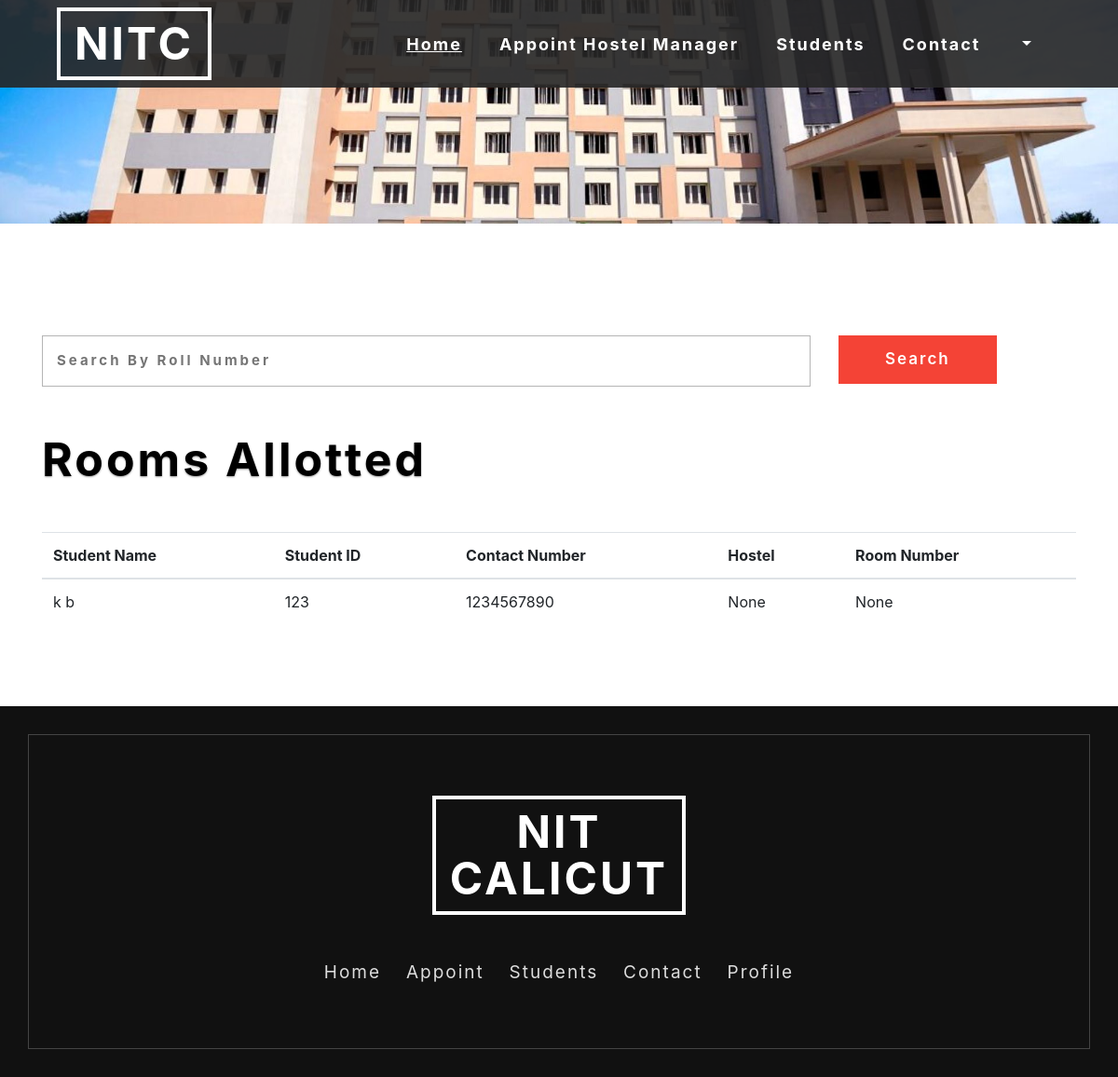
Before: /admin/students.php with the older database file.
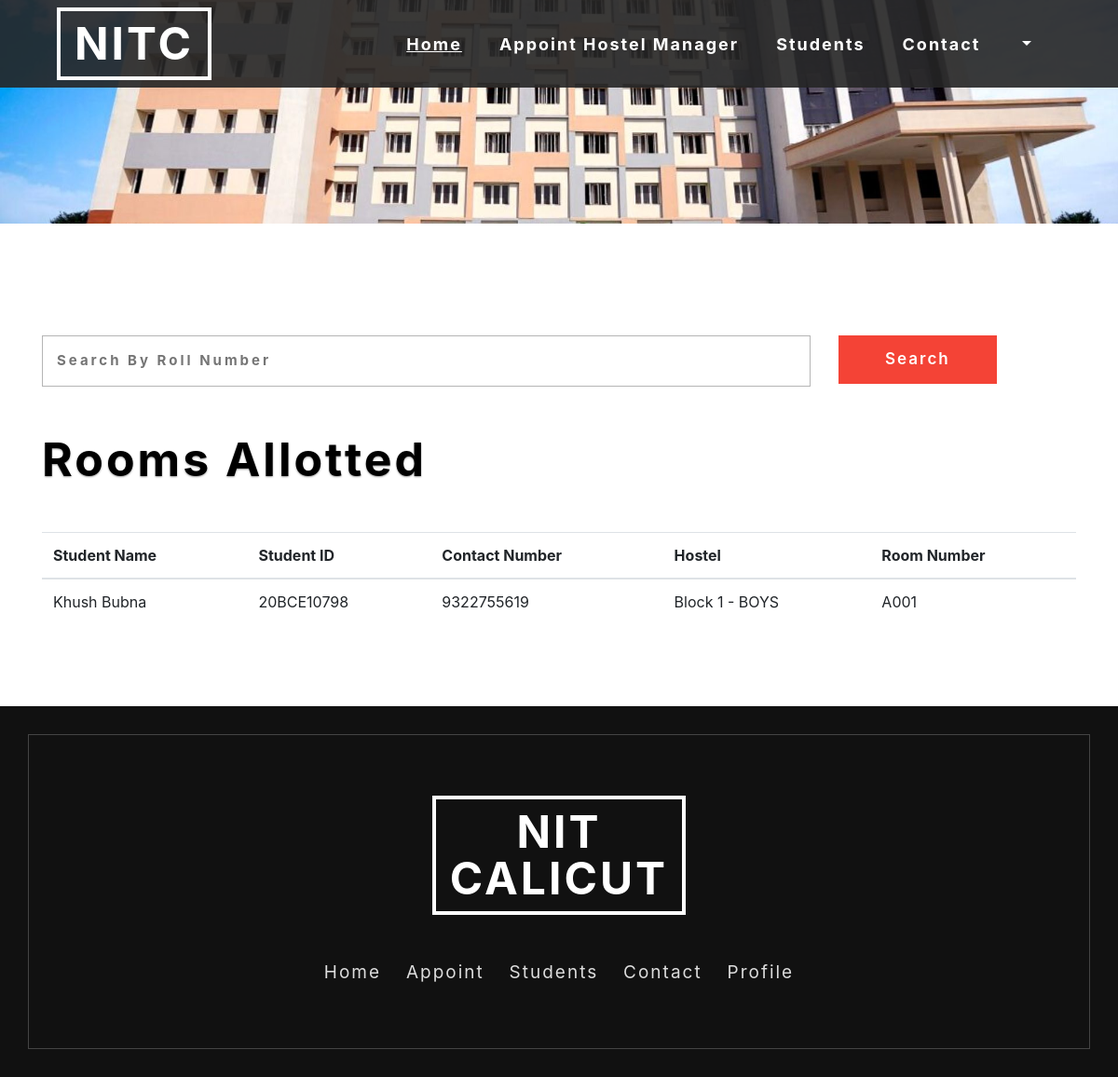
After: the same page with the newer database file.
### tables this page shows
CREATE TABLE `student` (
  `Student_id` varchar(255) NOT NULL,
  `Fname` varchar(255) NOT NULL,
  `Lname` varchar(255) NOT NULL,
  `Mob_no` varchar(255) NOT NULL,
  `Dept` varchar(255) NOT NULL,
  `Year_of_study` varchar(255) NOT NULL,
  `Pwd` longtext NOT NULL,
  `Hostel_id` int DEFAULT NULL,
  `Room_id` int DEFAULT NULL
);

CREATE TABLE `hostel` (
  `Hostel_id` int NOT NULL,
  `Hostel_name` varchar(255) NOT NULL,
  `current_no_of_rooms` varchar(255) DEFAULT NULL,
  `No_of_rooms` varchar(255) DEFAULT NULL,
  `No_of_students` varchar(255) DEFAULT NULL
);

CREATE TABLE `room` (
  `Room_id` int NOT NULL,
  `Hostel_id` int NOT NULL,
  `Room_No` varchar(10) NOT NULL,
  `Allocated` tinyint(1) DEFAULT '0'
);

### admin/students.php (the view, shortened to what this page needs)
<!DOCTYPE html>
<html lang="en">
<head>
	<link rel="stylesheet" href="../web_home/css_home/bootstrap.css">
	<link rel="stylesheet" href="../web_home/css_home/style.css" type="text/css" media="all" />
	<link rel="stylesheet" href="../web_home/css_home/fontawesome-all.css">
</head>
<body>
<div class="inner-page-banner" id="home">
	<header>
		<div class="container agile-banner_nav">
			<nav class="navbar navbar-expand-lg navbar-light bg-light">
				<h1><a class="navbar-brand" href="admin_home.php">NITC <span class="display"> </span></a></h1>
				<div class="collapse navbar-collapse justify-content-center" id="navbarSupportedContent">
					<ul class="navbar-nav ml-auto">
						<li class="nav-item active">
							<a class="nav-link" href="admin_home.php">Home <span class="sr-only">(current)</span></a>
						</li>
						<li class="nav-item">
							<a class="nav-link" href="create_hm.php">Appoint Hostel Manager</a>
						</li>
						<li class="nav-item">
							<a class="nav-link" href="students.php">Students</a>
						</li>
						<li class="nav-item">
							<a class="nav-link" href="admin_contact.php">Contact</a>
						</li>
			            <li class="dropdown nav-item">
						<a href="#" class="dropdown-toggle nav-link" data-toggle="dropdown"><?php echo $_SESSION['username']; ?>
						</a>
					</li>
					</ul>
				</div>
			</nav>
		</div>
	</header>
</div>
<br><br><br>
<section class="contact py-5">
	<div class="container">
			<div class="mail_grid_w3l">
				<form action="students.php" method="post">
					<div class="row">
					        <div class="col-md-9">
							<input type="text" placeholder="Search by Roll Number" name="search_box">
							</div>
							<div class="col-md-3">
							<input type="submit" value="Search" name="search"></input>
							</div>
					</div>
				</form>
			</div>
	</div>
</section>
<div class="container">
<h2 class="heading text-capitalize mb-sm-5 mb-4"> Rooms Allotted </h2>
<?php
   $query1 = "SELECT * FROM Student";
   $result1 = mysqli_query($conn,$query1);
?>
  <table class="table table-hover">
    <thead>
      <tr>
        <th>Student Name</th>
        <th>Student ID</th>
        <th>Contact Number</th>
        <th>Hostel</th>
        <th>Room Number</th>
      </tr>
    </thead>
    <tbody>
    <?php
      if(mysqli_num_rows($result1)==0){
         echo '<tr><td colspan="4">No Rows Returned</td></tr>';
      }
      else{
      	while($row1 = mysqli_fetch_assoc($result1)){
            $room_id = $row1['Room_id'];
            $HID = $row1['Hostel_id'];
            $query7 = "SELECT * FROM Room WHERE Room_id = '$room_id'";
            $result7 = mysqli_query($conn,$query7);
            $row7 = mysqli_fetch_assoc($result7);
            $room_no = $row7['Room_No'];
            $query99 = "SELECT * FROM Hostel WHERE Hostel_id = '$HID'";
            $result99 = mysqli_query($conn,$query99);
            $row99 = mysqli_fetch_assoc($result99);
            $HNM = $row99['Hostel_name'];
            if (!$HNM) {
              $HNM='None';
            }
            if(!$room_no){
              $room_no='None';
            }
            $student_name = $row1['Fname']." ".$row1['Lname'];
      		echo "<tr><td>{$student_name}</td><td>{$row1['Student_id']}</td><td>{$row1['Mob_no']}</td><td>{$HNM}</td><td>{$room_no}</td></tr>\n";
      	}
      }
    ?>
    </tbody>
  </table>
</div>
<br>
<br>
<br>
<footer class="py-5">
	<div class="container py-md-5">
		<div class="footer-logo mb-5 text-center">
			<a class="navbar-brand" href="http://www.nitc.ac.in/" target="_blank">NIT <span class="display"> CALICUT</span></a>
		</div>
		<div class="footer-grid">
			<div class="list-footer">
				<ul class="footer-nav text-center">
					<li>
						<a href="admin_home.php">Home</a>
					</li>
					<li>
						<a href="create_hm.php">Appoint</a>
					</li>
					<li>
						<a href="students.php">Students</a>
					</li>
					<li>
						<a href="admin_contact.php">Contact</a>
					</li>
					<li>
						<a href="admin_profile.php">Profile</a>
					</li>
				</ul>
			</div>
		</div>
	</div>
</footer>
</body>
</html>

### web_home/css_home/style.css (style rules this page uses)
body { padding:0; margin:0; position:relative; }
body a { transition:0.5s all; -webkit-transition:0.5s all; -moz-transition:0.5s all; -o-transition:0.5s all; -ms-transition:0.5s all; }
input[type="button"],input[type="submit"],.contact-form input[type="submit"] { transition:0.5s all; -webkit-transition:0.5s all; -moz-transition:0.5s all; -o-transition:0.5s all; -ms-transition:0.5s all; }
h1,h2,h3,h4,h5,h6 { margin:0; }
ul { margin:0; padding:0; }
header { position: absolute; z-index: 9; width: 100%; background: rgba(37, 37, 37, 0.9); }
.bg-light { background-color: transparent !important; }
h1 { font-size: inherit; }
.navbar-nav > li { margin-right: 1.5em; }
.navbar-light .navbar-nav .show > .nav-link, .navbar-light .navbar-nav .active > .nav-link, .navbar-light .navbar-nav .nav-link.show, .navbar-light .navbar-nav .nav-link.active { color: #fff; font-size: 18px; font-weight: 700; letter-spacing: 2px; text-decoration: underline; }
.navbar-light .navbar-nav .nav-link { color: #fff; font-size: 18px; font-weight: 700; letter-spacing: 2px; }
.navbar-light .navbar-brand { color: #fff; font-size: 3em; text-decoration: none; border: 4px solid #fff; text-transform: uppercase; font-weight: 700; margin: 0; text-align: center; letter-spacing: 3px; padding: 10px 15px; line-height: 50px; }
.navbar-brand span { display: block; }
h3.heading,h2.heading { font-size: 50px; font-weight: 700; letter-spacing: 3px; color: #000; text-shadow: 0 1px 2px rgba(0, 0, 0, 0.4); }
footer { background: #111; position: relative; z-index: 1; }
footer:after { position: absolute; content: ''; left: 30px; right: 30px; bottom: 30px; top: 30px; border: 1px solid #444; z-index: -1; }
.footer-logo a.navbar-brand { color: #fff; font-size: 3em; text-decoration: none; border: 4px solid #fff; text-transform: uppercase; font-weight: 700; margin: 0; letter-spacing: 3px; padding: 10px 15px; line-height: 50px; }
.footer-nav li { list-style-type: none; display: inline-block; margin: 0px .7em; border-bottom: 2px solid rgba(226, 222, 222, 0); }
ul.footer-nav li a { color: #ddd; font-size: 19px; letter-spacing: 2px; display: inline-block; }
.inner-page-banner { background: url(../images/1.jpg) no-repeat center; height: 20vw; background-size: cover; }
.mail_grid_w3l input[type="text"], .mail_grid_w3l input[type="email"],.mail_grid_w3l input[type="number"],.mail_grid_w3l input[type="password"], .mail_grid_w3l textarea { outline: none; padding: 15px; font-size: 15px; color: #777; background: none; width: 100%; border: 1px solid #b5b5b5; letter-spacing: 3px; font-weight: bold; text-transform: capitalize; }
.mail_grid_w3l input[type="submit"] { outline: none; padding: 13px 50px; font-size: 17px; color: #fff; font-weight: 600; background: #F44336; border: none; text-transform: capitalize; letter-spacing: 2px; }

Changed rows visible on the page:
removed student: student_name "k b", Student_id "123", Mob_no "1234567890", HNM "None", room_no "None"
added student: student_name "Khush Bubna", Student_id "20BCE10798", Mob_no "9322755619", Hostel.Hostel_name "Block 1 - BOYS", Room.Room_No "A001"
